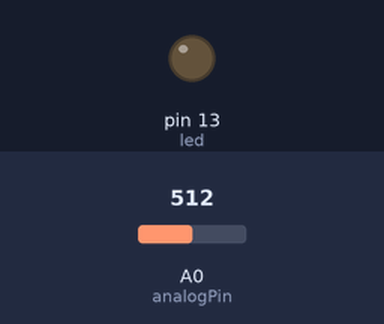
A sketch run on a simulated Arduino Uno, built with avr-gcc and run on an emulated ATmega328P. On the bench: output pins drawn as LEDs (lit = HIGH). Inputs (shaded band) come from the test bench; at power-on: A0 (analogPin) = 512.

Above: at 1.4 s.
1.5 s: A0 (analogPin) set to 816
4.2 s: A0 (analogPin) set to 833
At 6.9 s:
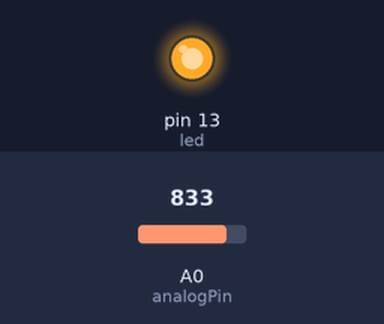
7.2 s: A0 (analogPin) set to 662
10.2 s: A0 (analogPin) set to 633
13.2 s: A0 (analogPin) set to 721
16.2 s: A0 (analogPin) set to 744
Timing chart, 0 to 19.5 s (numbered marks = the images above; inputs shaded):
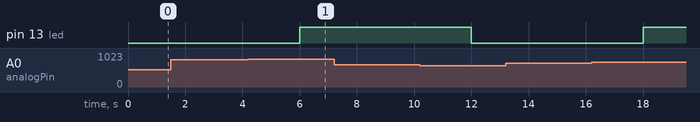

Measured:
- the behaviour switches between 826 and 827 on A0 (analogPin) (found by bisection; images 0 and 1)
- after the input at 1.5 s, every drawn part: stays the same
- after the input at 7.2 s, every drawn part: stays the same
- after the input at 13.2 s, every drawn part: stays the same

The sketch:

9Media_potenciometro_1_led.ino
```cpp
// 9média potenciometro para ligar um led
const int led = 13;
const int analogPin = A0;

unsigned long ultimo = 0;
unsigned long ultimoled = 0;
unsigned long intervaloled = 3000;
unsigned long intervalo = 300;

// Variáveis mantidas como solicitado
int valor1 = 0, valor2 = 0, valor3 = 0, valor4 = 0, valor5 = 0;
int valor6 = 0, valor7 = 0, valor8 = 0, valor9 = 0, valor10 = 0;

int passo = 1; // Variável para controlar qual leitura faremos
bool ledLigado = false; // Para saber se o LED está em contagem para apagar

void setup() {
  pinMode(led, OUTPUT);
  pinMode(analogPin, INPUT);
}

void loop() {
  unsigned long agora = millis();

  // Estrutura de leitura sequencial (um por um a cada 300ms)
  if (agora - ultimo >= intervalo) {
    ultimo = agora;

    if (passo == 1) { valor1 = analogRead(analogPin); passo = 2; }
    else if (passo == 2) { valor2 = analogRead(analogPin); passo = 3; }
    else if (passo == 3) { valor3 = analogRead(analogPin); passo = 4; }
    else if (passo == 4) { valor4 = analogRead(analogPin); passo = 5; }
    else if (passo == 5) { valor5 = analogRead(analogPin); passo = 6; }
    else if (passo == 6) { valor6 = analogRead(analogPin); passo = 7; }
    else if (passo == 7) { valor7 = analogRead(analogPin); passo = 8; }
    else if (passo == 8) { valor8 = analogRead(analogPin); passo = 9; }
    else if (passo == 9) { valor9 = analogRead(analogPin); passo = 10; }
    else if (passo == 10) {
      valor10 = analogRead(analogPin);
      passo = 1; // Reinicia o ciclo de médias

      // Cálculo da média após as 10 leituras
      if ((valor1 + valor2 + valor3 + valor4 + valor5 + valor6 + valor7 + valor8 + valor9 + valor10) / 10 > 700) {
        digitalWrite(led, HIGH);
        ultimoled = agora; // Salva o momento que ligou
        ledLigado = true;
      }
    }
  }

  // Lógica para desligar o LED após 3 segundos
  if (ledLigado && (agora - ultimoled >= intervaloled)) {
    digitalWrite(led, LOW);
    ledLigado = false;
  }
}
```
